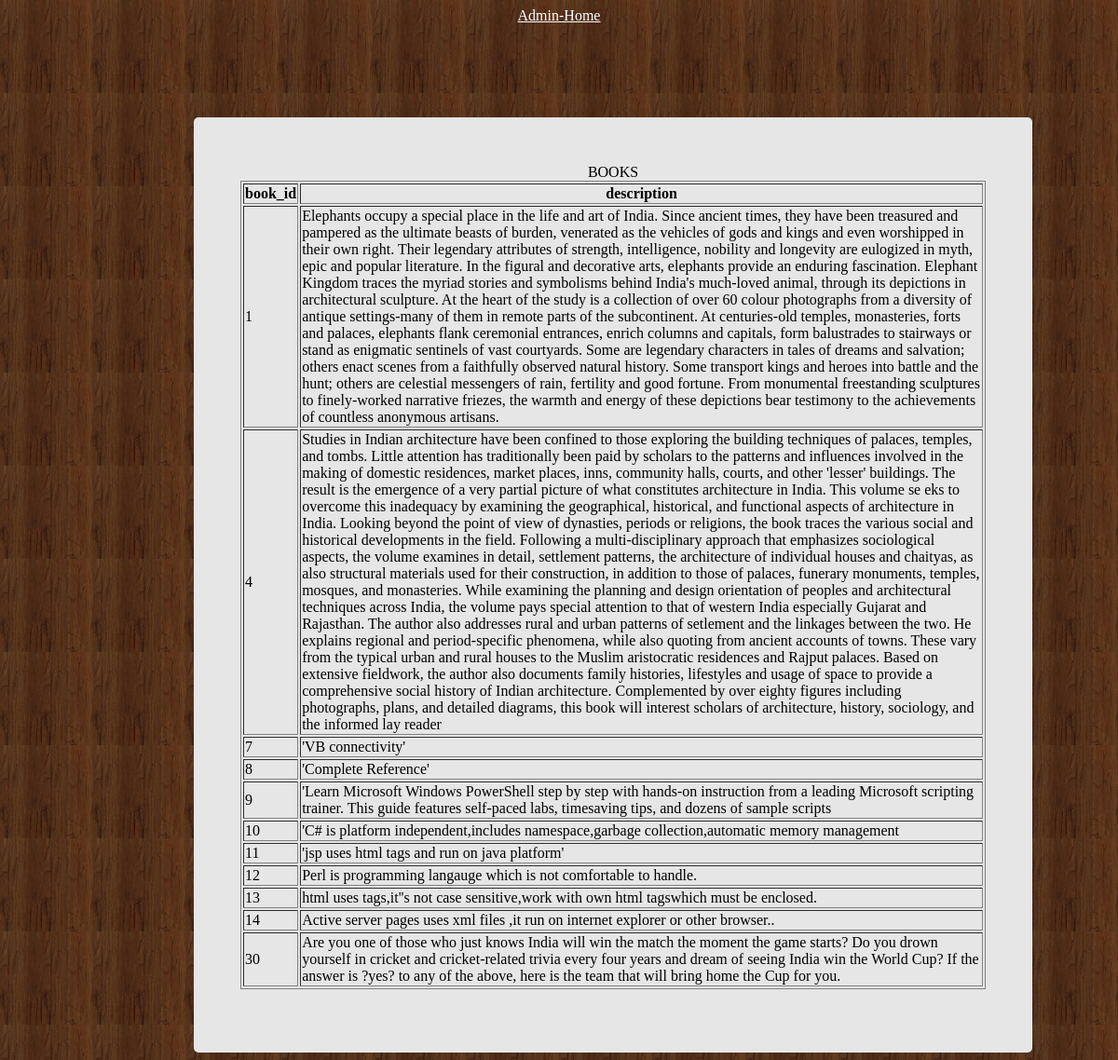
/finalAdmin/description.php, run on the app's committed database.
### tables this page shows
CREATE TABLE `books` (
  `b_id` int(4) NOT NULL,
  `b_name` varchar(60) NOT NULL,
  `b_cat` varchar(25) NOT NULL,
  `b_desc` longtext NOT NULL,
  `b_publisher` varchar(40) NOT NULL,
  `b_edition` varchar(20) NOT NULL,
  `b_isbn` varchar(10) NOT NULL,
  `b_page` int(5) NOT NULL,
  `b_price` int(5) NOT NULL,
  `b_img` longtext NOT NULL
);

### finalAdmin/description.php (the view, shortened to what this page needs)
	<!DOCTYPE html>
<html>
	<head>
	</head>
<body >
	<?php
	$f=mysql_query("SELECT * FROM admin.books");
?>
<a href="Admin_Home.php" style="color: white;"><center>Admin-Home</center></a>
<div class="content">
<table  border="1" style="border-style: solid; border-width: thin; " >
	<caption>BOOKS</caption>
	<tr>
		<th>book_id</th>
		<th >description</th>
		</tr>
	<?php
	while($row=mysql_fetch_array($f)){
		echo "<tr>";
		echo "<td>".$row['b_id']."</td>";
		echo "<td >".$row['b_desc']."</td>";
			echo "</tr>";
	}
	echo "</table>";
	echo "<br/>";
	?>
</div>
</body>
</html>

### finalAdmin/description.php (style rules this page uses)
body { background-image:url("images/templatemo_body.jpg"); }
.content { border-radius:5px; background-color:#e6e6e6; padding: 50px 50px 50px; border: 2px; width: 800px; margin-left: 200px; margin-right:100px; margin-top:100px; }
a { color: white; }

### data on the page
books: b_id "1", b_desc "Elephants occupy a special place in the life and art of India. Since ancient times, they have been treasured and pampered as the ultimate beasts of burden, venerated as the vehicles of gods and kings and even worshipped in their own right. Their legendary attributes of strength, intelligence, nobility and longevity are eulogized in myth, epic and popular literature. In the figural and decorative arts, elephants provide an enduring fascination. Elephant Kingdom traces the myriad stories and symbolisms behind India's much-loved animal, through its depictions in architectural sculpture. At the heart of the study is a collection of over 60 colour photographs from a diversity of antique…"
books: b_id "4", b_desc "Studies in Indian architecture have been confined to those exploring the building techniques of palaces, temples, and tombs. Little attention has traditionally been paid by scholars to the patterns and influences involved in the making of domestic residences, market places, inns, community halls, courts, and other 'lesser' buildings. The result is the emergence of a very partial picture of what constitutes architecture in India. This volume se eks to overcome this inadequacy by examining the geographical, historical, and functional aspects of architecture in India. Looking beyond the point of view of dynasties, periods or religions, the book traces the various social and historical…"
books: b_id "7", b_desc "'VB connectivity'"
books: b_id "8", b_desc "'Complete Reference'"
books: b_id "9", b_desc "'Learn Microsoft Windows PowerShell step by step with hands-on instruction from a leading Microsoft scripting trainer. This guide features self-paced labs, timesaving tips, and dozens of sample scripts"
books: b_id "10", b_desc "'C# is platform independent,includes namespace,garbage collection,automatic memory management"
books: b_id "11", b_desc "'jsp uses html tags and run on java platform'"
books: b_id "12", b_desc "Perl is programming langauge which is not comfortable to handle."
books: b_id "13", b_desc "html uses tags,it''s not case sensitive,work with own html tagswhich must be enclosed."
books: b_id "14", b_desc "Active server pages uses xml files ,it run on internet explorer or other browser.."
books: b_id "30", b_desc "Are you one of those who just knows India will win the match the moment the game starts? Do you drown yourself in cricket and cricket-related trivia every four years and dream of seeing India win the World Cup? If the answer is ?yes? to any of the above, here is the team that will bring home the Cup for you."
